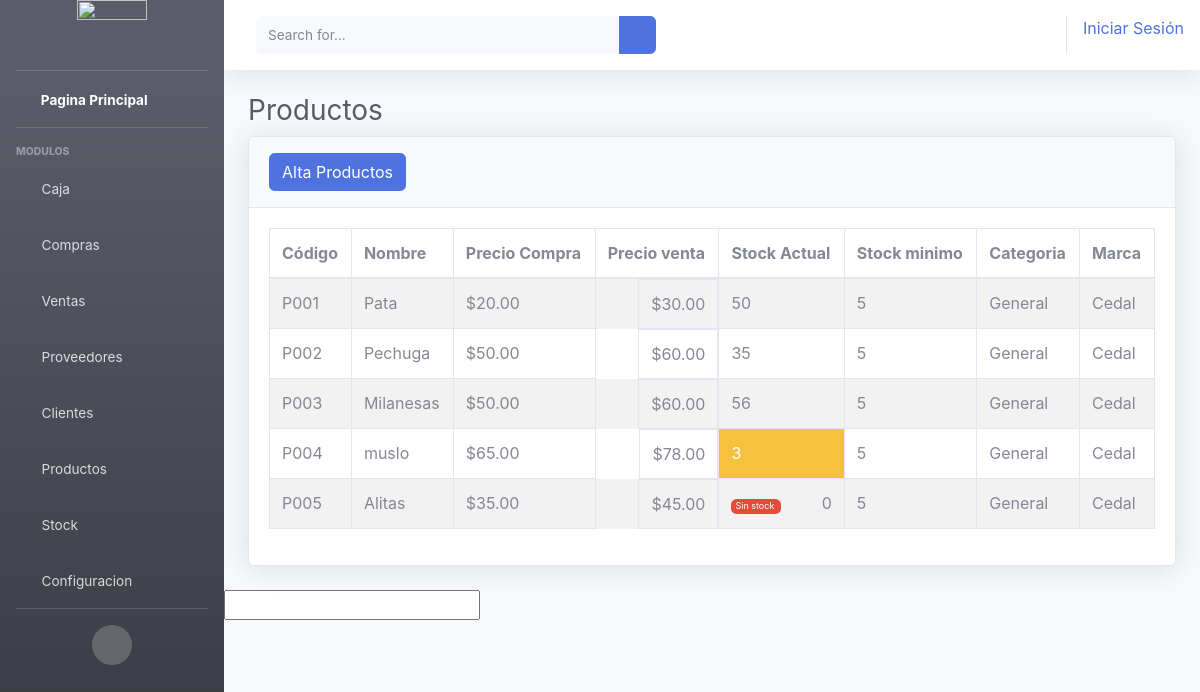
/productos/, run on the app's committed database.
### producto/models.py (models this page shows, shortened)
class Producto(models.Model):
    codigo = models.CharField(max_length=10)
    nombre = models.CharField(max_length=50)
    precio_compra = models.DecimalField(max_digits=8, decimal_places=2, null=True)
    precio_venta = models.DecimalField(max_digits=8, decimal_places=2, null=True)
    stock = models.IntegerField()
    stock_min = models.IntegerField()
    categoria = models.ForeignKey(Categoria, on_delete=models.PROTECT)
    marca = models.ForeignKey(Marca, on_delete=models.PROTECT)

class Categoria(models.Model):
    descripcion = models.CharField(max_length=50)
    def __str__(self):
        return self.descripcion

class Marca(models.Model):
    descripcion = models.CharField(max_length=50)
    def __str__(self):
        return self.descripcion

### producto/views.py (the view)
# urls.py: path('', index, name='caja'),
def index(request):
    producto = Producto.objects.all()
    data = {
        "productos": producto
    }
    return render(request, 'producto/producto.html', data)

### cedal/templates/producto/producto.html (shortened to what this page needs)
{% extends 'cedal/index.html' %}
{% load static %}
{% block content %}
<div class="container-fluid">
    <h1 class="h3 mb-2 text-gray-800">Productos</h1>
    <div class="card shadow mb-4">
        <div class="card-header py-3">
            <a href="{% url 'altaProducto' %}" class="btn btn-primary">Alta Productos</a>
        </div>
        <div class="card-body">
            <div class="table-responsive">
                <table class="table table-bordered table-striped table-hover" id="tablaProducto" width="100%" cellspacing="0">
                    <thead>
                        <tr>
                            <th>Código</th>
                            <th>Nombre</th>
                            <th>Precio Compra</th>
                            <th>Precio venta</th>
                            <th>Stock Actual</th>
                            <th>Stock minimo</th>
                            <th>Categoria</th>
                            <th>Marca</th>
                        </tr>
                    </thead>
                    <tbody>
                       {% for p in productos %}
                       <tr>
                        <td>{{p.codigo}}</td>
                        <td>{{p.nombre}}</td>
                        <td> ${{p.precio_compra}}</td>
                        <td class="float-right">${{p.precio_venta}}</td>
                        {% if p.stock < p.stock_min and p.stock > 0 %}
                        <td class="bg-warning text-white">{{p.stock}}</td>
                        {% elif p.stock == 0 %}
                        <td>
                        <div style="width:50px; height:15px; font-size: 9px;" class="bg-danger pl-1 mt-2 opacity-5 float-left rounded text-white ">Sin stock</div>
                        <div class="text-right">{{p.stock}}</div>
                        </td>
                        {% else %}
                        <td>{{p.stock}}</td>
                        {% endif %}
                        <td>{{p.stock_min}}</td>
                        <td>{{p.categoria}}
                        </td>
                        <td>
                            {{p.marca}}
                        </td>
                    </tr>
                       {% endfor %}
                    </tbody>
                </table>
            </div>
        </div>
    </div>
</div>
<input type="text" name="" id="producto">
{% endblock %}

### cedal/templates/cedal/index.html (shortened to what this page needs)
<!DOCTYPE html>
<html lang="en">
{% load static %}
<head>
    <link rel="stylesheet" href="//code.jquery.com/ui/1.12.1/themes/base/jquery-ui.css">
    <link rel="stylesheet" href="https://stackpath.bootstrapcdn.com/bootstrap/4.1.3/css/bootstrap.min.css">
    <link href="{% static 'cedal/vendor/fontawesome-free/css/all.min.css' %}" rel="stylesheet" type="text/css">
    <link href="{% static 'cedal/css/sb-admin-2.min.css' %}" rel="stylesheet">
    <link href="{% static 'cedal/vendor/datatables/dataTables.bootstrap4.min.css' %}" rel="stylesheet">
</head>
<body id="page-top">
    <div id="wrapper">
        <ul class="navbar-nav bg-gradient-dark sidebar sidebar-dark accordion" id="accordionSidebar">
            <a class="sidebar-brand d-flex align-items-center justify-content-center" href="{% url 'index' %}">
                <div class="sidebar-brand-icon">
                    <img src="{% static 'cedal/img/cedal.png' %}" class="img-fluid" width="70px" height="70px">
                </div>
            </a>
            <hr class="sidebar-divider my-0">
            <li class="nav-item active">
                <a class="nav-link" href="{% url 'index' %}">
                    <i class="fas fa-fw fa-home"></i>
                    <span>Pagina Principal</span></a>
            </li>
            <hr class="sidebar-divider">
            <div class="sidebar-heading">
                Modulos
            </div>
            <li class="nav-item">
                <a class="nav-link" href="{% url 'caja' %}" >
                    <i class="fas fa-fw fa-money-bill"></i>
                    <span>Caja</span>
                </a>
            </li>
            <li class="nav-item">
                <a class="nav-link" href="{% url 'compras' %}" >
                    <i class="fas fa-fw fa-shopping-basket"></i>
                    <span>Compras</span>
                </a>
            </li>
            <li class="nav-item">
                <a class="nav-link" href="#" >
                    <i class="fas fa-fw fa-shopping-cart"></i>
                    <span>Ventas</span>
                </a>
            </li>
            <li class="nav-item">
                <a class="nav-link" href="{% url 'proveedores' %}" >
                    <i class="fas fa-fw fa-male"></i>
                    <span>Proveedores</span>
                </a>
            </li>
            <li class="nav-item">
                <a class="nav-link" href="{% url 'clientes' %}" >
                    <i class="fas fa-fw fa-male"></i>
                    <span>Clientes</span>
                </a>
            </li>
            <li class="nav-item">
                <a class="nav-link collapsed" href="#" data-toggle="collapse" data-target="#collapseTwo"
                    aria-expanded="true" aria-controls="collapseTwo">
                    <i class="fas fa-fw fa-cog"></i>
                    <span>Productos</span>
                </a>
            </li>
            <li class="nav-item">
                <a class="nav-link" href="#" >
                    <i class="fas fa-fw fa-pallet"></i>
                    <span>Stock</span>
                </a>
            </li>
            <li class="nav-item">
                <a class="nav-link" href="#" >
                    <i class="fas fa-fw fa-cog"></i>
                    <span>Configuracion</span>
                </a>
            </li>
            <hr class="sidebar-divider d-none d-md-block">
            <div class="text-center d-none d-md-inline">
                <button class="rounded-circle border-0" id="sidebarToggle"></button>
            </div>
        </ul>
        <div id="content-wrapper" class="d-flex flex-column">
            <div id="content">
                <nav class="navbar navbar-expand navbar-light bg-white topbar mb-4 static-top shadow">
                    <form
                        class="d-none d-sm-inline-block form-inline mr-auto ml-md-3 my-2 my-md-0 mw-100 navbar-search">
                        <div class="input-group">
                            <input type="text" class="form-control bg-light border-0 small" placeholder="Search for..."
                                aria-label="Search" aria-describedby="basic-addon2">
                            <div class="input-group-append">
                                <button class="btn btn-primary" type="button">
                                    <i class="fas fa-search fa-sm"></i>
                                </button>
                            </div>
                        </div>
                    </form>
                    <ul class="navbar-nav ml-auto">
                        {% if user.is_authenticated %}
                        <li class="nav-item dropdown no-arrow">
                            <a class="nav-link dropdown-toggle" href="#" id="userDropdown" role="button"
                                data-toggle="dropdown" aria-haspopup="true" aria-expanded="false">
                                <span class="mr-2 d-none d-lg-inline text-gray-600 small">{{ user.username }}</span>
                                <img class="img-profile rounded-circle"
                                    src="{% static 'cedal/img/undraw_profile.svg' %}">
                            </a>
                            <div class="dropdown-menu dropdown-menu-right shadow animated--grow-in"
                                aria-labelledby="userDropdown">
                                <a class="dropdown-item" href="#">
                                    <i class="fas fa-user fa-sm fa-fw mr-2 text-gray-400"></i>
                                    Profile
                                </a>
                                <a class="dropdown-item" href="#">
                                    <i class="fas fa-cogs fa-sm fa-fw mr-2 text-gray-400"></i>
                                    Settings
                                </a>
                                <a class="dropdown-item" href="#">
                                    <i class="fas fa-list fa-sm fa-fw mr-2 text-gray-400"></i>
                                    Activity Log
                                </a>
                                <div class="dropdown-divider"></div>
                                <a class="dropdown-item" href="#" data-toggle="modal" data-target="#logoutModal">
                                    <i class="fas fa-sign-out-alt fa-sm fa-fw mr-2 text-gray-400"></i>
                                    Logout
                                </a>
                            </div>
                        </li>
                        {% else %}
                        <a href="{% url 'login' %}">Iniciar Sesión</a>
                        {% endif %}
                    </ul>
                </nav>
                {% block content %}{% endblock %}
    </div>
</body>
</html>

### data on the page
Producto: codigo "P001", nombre "Pata", precio_compra "20.00", precio_venta "30.00", stock "50", stock_min "5", categoria "General", marca "Cedal"
Producto: codigo "P002", nombre "Pechuga", precio_compra "50.00", precio_venta "60.00", stock "35", stock_min "5", categoria "General", marca "Cedal"
Producto: codigo "P003", nombre "Milanesas", precio_compra "50.00", precio_venta "60.00", stock "56", stock_min "5", categoria "General", marca "Cedal"
Producto: codigo "P004", nombre "muslo", precio_compra "65.00", precio_venta "78.00", stock "3", stock_min "5", categoria "General", marca "Cedal"
Producto: codigo "P005", nombre "Alitas", precio_compra "35.00", precio_venta "45.00", stock "0", stock_min "5", categoria "General", marca "Cedal"
